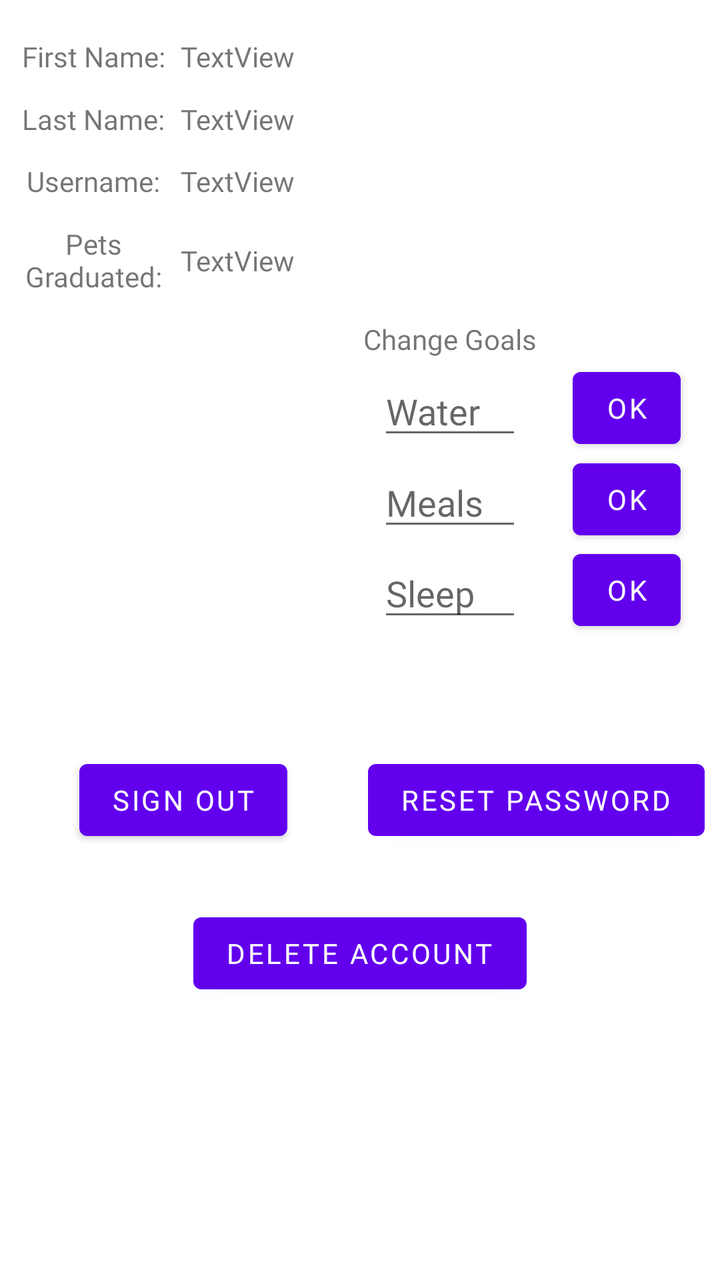
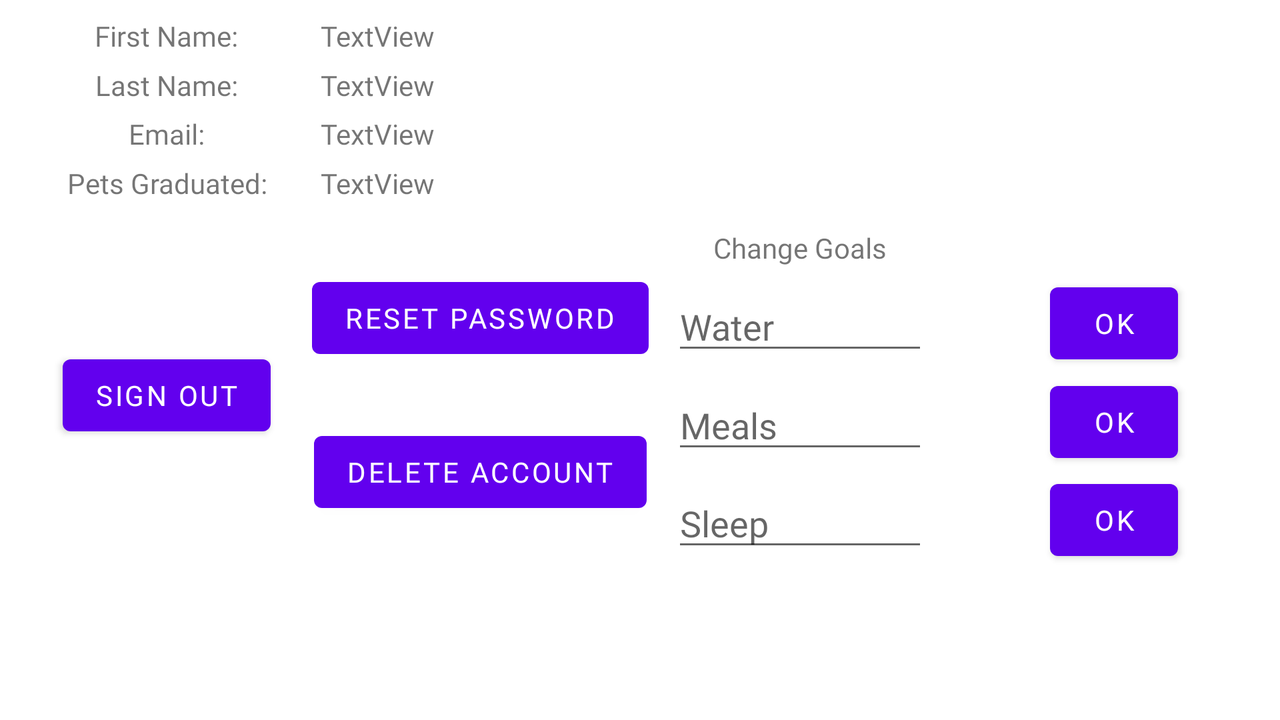

The same Android screen from two of the app's own layout files: first res/layout/ as a phone draws it, then the repository's variant for another configuration, drawn on a device whose configuration selects that folder. Both files follow.
<!-- AndroidManifest.xml: application theme Theme.WellnessPal -->
<!-- res/layout/fragment_profile.xml -->
<?xml version="1.0" encoding="utf-8"?>
<androidx.constraintlayout.widget.ConstraintLayout xmlns:android="http://schemas.android.com/apk/res/android"
    xmlns:app="http://schemas.android.com/apk/res-auto"
    xmlns:tools="http://schemas.android.com/tools"
    android:layout_width="match_parent"
    android:layout_height="match_parent"
    tools:context=".ui.profile.ProfileFragment">

    <androidx.constraintlayout.widget.Guideline
        android:id="@+id/guideline"
        android:layout_width="wrap_content"
        android:layout_height="wrap_content"
        android:orientation="vertical"
        app:layout_constraintGuide_percent="0.5" />

    <androidx.constraintlayout.widget.Guideline
        android:id="@+id/guideline2"
        android:layout_width="wrap_content"
        android:layout_height="wrap_content"
        android:orientation="horizontal"
        app:layout_constraintGuide_percent="0.5" />

    <Button
        android:id="@+id/buttonSignOut"
        android:layout_width="wrap_content"
        android:layout_height="wrap_content"
        android:text="@string/sign_out"
        app:layout_constraintBottom_toTopOf="@id/guideline6"
        app:layout_constraintEnd_toStartOf="@id/guideline"
        app:layout_constraintStart_toEndOf="@id/guideline19"
        app:layout_constraintTop_toBottomOf="@id/guideline2"
         />

    <Button
        android:id="@+id/buttonDeleteAccount"
        android:layout_width="wrap_content"
        android:layout_height="wrap_content"
        android:text="@string/delete_account"
        app:layout_constraintEnd_toStartOf="@id/guideline20"
        app:layout_constraintStart_toStartOf="@id/guideline19"
        app:layout_constraintTop_toBottomOf="@id/guideline2"
        app:layout_constraintBottom_toTopOf="@id/guideline22" />

    <androidx.constraintlayout.widget.Guideline
        android:id="@+id/guideline3"
        android:layout_width="wrap_content"
        android:layout_height="wrap_content"
        android:layout_marginStart="103dp"
        android:orientation="vertical"
        app:layout_constraintGuide_percent="0.25"
        app:layout_constraintStart_toStartOf="parent" />

    <androidx.constraintlayout.widget.Guideline
        android:id="@+id/guideline4"
        android:layout_width="wrap_content"
        android:layout_height="wrap_content"
        android:orientation="vertical"
        app:layout_constraintGuide_percent="0.75" />

    <androidx.constraintlayout.widget.Guideline
        android:id="@+id/guideline5"
        android:layout_width="wrap_content"
        android:layout_height="wrap_content"
        android:orientation="horizontal"
        app:layout_constraintGuide_percent="0.25" />

    <androidx.constraintlayout.widget.Guideline
        android:id="@+id/guideline6"
        android:layout_width="wrap_content"
        android:layout_height="wrap_content"
        android:orientation="horizontal"
        app:layout_constraintGuide_percent="0.75" />

    <TextView
        android:id="@+id/textViewHeaderFirstName"
        android:layout_width="wrap_content"
        android:layout_height="wrap_content"
        android:text="@string/first_name"
        app:layout_constraintBottom_toTopOf="@+id/textViewHeaderLastName"
        app:layout_constraintEnd_toStartOf="@id/guideline3"
        app:layout_constraintHorizontal_bias="0.5"
        app:layout_constraintStart_toEndOf="@id/guideline19"
        app:layout_constraintTop_toBottomOf="@id/guideline21" />

    <TextView
        android:id="@+id/textViewHeaderLastName"
        android:layout_width="wrap_content"
        android:layout_height="wrap_content"
        android:text="@string/last_name"
        app:layout_constraintBottom_toTopOf="@+id/textViewHeaderUsername"
        app:layout_constraintEnd_toStartOf="@id/guideline3"
        app:layout_constraintStart_toEndOf="@id/guideline19"
        app:layout_constraintTop_toBottomOf="@+id/textViewHeaderFirstName" />

    <TextView
        android:id="@+id/textViewHeaderUsername"
        android:layout_width="wrap_content"
        android:layout_height="wrap_content"
        android:text="@string/user_name"
        app:layout_constraintBottom_toTopOf="@id/textViewHeaderPetsGraduated"
        app:layout_constraintEnd_toStartOf="@id/guideline3"
        app:layout_constraintStart_toEndOf="@id/guideline19"
        app:layout_constraintTop_toBottomOf="@+id/textViewHeaderLastName" />


    <TextView
        android:id="@+id/textViewHeaderPetsGraduated"
        android:layout_width="0dp"
        android:layout_height="wrap_content"
        app:layout_constraintWidth_default="wrap"
        android:textAlignment="center"
        android:text="@string/pets_graduated"
        app:layout_constraintBottom_toTopOf="@id/guideline5"
        app:layout_constraintEnd_toStartOf="@id/guideline3"
        app:layout_constraintStart_toEndOf="@id/guideline19"
        app:layout_constraintTop_toBottomOf="@+id/textViewHeaderUsername" />

    <Button
        android:id="@+id/buttonResetPassword"
        android:layout_width="wrap_content"
        android:layout_height="wrap_content"
        android:text="@string/reset_password"
        app:layout_constraintEnd_toStartOf="@id/guideline20"
        app:layout_constraintStart_toEndOf="@id/guideline"
        app:layout_constraintTop_toBottomOf="@id/guideline2"
        app:layout_constraintBottom_toTopOf="@id/guideline6"/>

    <TextView
        android:id="@+id/textHeaderChangeGoals"
        android:layout_width="wrap_content"
        android:layout_height="wrap_content"
        android:text="@string/change_goals"
        app:layout_constraintEnd_toStartOf="@+id/guideline4"
        app:layout_constraintStart_toEndOf="@+id/guideline"
        app:layout_constraintTop_toBottomOf="@+id/guideline5" />

    <EditText
        android:id="@+id/editTextFieldChangeWater"
        android:layout_width="0dp"
        android:layout_height="wrap_content"
        android:ems="10"
        android:hint="@string/water"
        android:inputType="number"
        app:layout_constraintWidth_percent="0.2"
        app:layout_constraintBottom_toTopOf="@+id/editTextFieldChangeMeals"
        app:layout_constraintStart_toStartOf="@+id/guideline"
        app:layout_constraintEnd_toStartOf="@+id/guideline4"
        app:layout_constraintTop_toBottomOf="@+id/textHeaderChangeGoals" />

    <EditText
        android:id="@+id/editTextFieldChangeMeals"
        android:layout_width="0dp"
        android:layout_height="wrap_content"
        android:ems="10"
        android:hint="@string/meals"
        android:inputType="number"
        app:layout_constraintWidth_percent="0.2"
        app:layout_constraintBottom_toTopOf="@+id/editTextFieldChangeSleep"
        app:layout_constraintStart_toStartOf="@+id/guideline"
        app:layout_constraintEnd_toStartOf="@+id/guideline4"
        app:layout_constraintTop_toBottomOf="@+id/editTextFieldChangeWater" />

    <EditText
        android:id="@+id/editTextFieldChangeSleep"
        android:layout_width="0dp"
        android:layout_height="wrap_content"
        android:ems="10"
        android:hint="@string/sleep"
        android:inputType="number"
        app:layout_constraintWidth_percent="0.2"
        app:layout_constraintBottom_toTopOf="@+id/guideline2"
        app:layout_constraintStart_toStartOf="@+id/guideline"
        app:layout_constraintEnd_toStartOf="@+id/guideline4"
        app:layout_constraintTop_toBottomOf="@+id/editTextFieldChangeMeals" />

    <Button
        android:id="@+id/buttonChangeWater"
        android:layout_width="0dp"
        android:layout_height="wrap_content"
        android:text="@string/ok"
        app:layout_constraintWidth_percent="0.15"
        app:layout_constraintBottom_toBottomOf="@+id/editTextFieldChangeWater"
        app:layout_constraintEnd_toStartOf="@id/guideline20"
        app:layout_constraintStart_toStartOf="@+id/guideline4"
        app:layout_constraintTop_toTopOf="@+id/editTextFieldChangeWater" />

    <Button
        android:id="@+id/buttonChangeMeals"
        android:layout_width="0dp"
        android:layout_height="wrap_content"
        android:text="@string/ok"
        app:layout_constraintWidth_percent="0.15"
        app:layout_constraintBottom_toBottomOf="@+id/editTextFieldChangeMeals"
        app:layout_constraintEnd_toStartOf="@id/guideline20"
        app:layout_constraintStart_toStartOf="@+id/guideline4"
        app:layout_constraintTop_toTopOf="@+id/editTextFieldChangeMeals" />

    <Button
        android:id="@+id/buttonChangeSleep"
        android:layout_width="0dp"
        android:layout_height="wrap_content"
        android:text="@string/ok"
        app:layout_constraintWidth_percent="0.15"
        app:layout_constraintBottom_toBottomOf="@+id/editTextFieldChangeSleep"
        app:layout_constraintEnd_toStartOf="@id/guideline20"
        app:layout_constraintStart_toStartOf="@+id/guideline4"
        app:layout_constraintTop_toTopOf="@+id/editTextFieldChangeSleep" />

    <TextView
        android:id="@+id/textViewFieldFirstName"
        android:layout_width="wrap_content"
        android:layout_height="wrap_content"
        android:text="TextView"
        android:textAlignment="textEnd"
        app:layout_constraintBottom_toBottomOf="@+id/textViewHeaderFirstName"
        app:layout_constraintEnd_toStartOf="@+id/guideline"
        app:layout_constraintStart_toEndOf="@+id/guideline3"
        app:layout_constraintTop_toTopOf="@id/textViewHeaderFirstName"
        app:layout_constraintHorizontal_bias="0"/>

    <TextView
        android:id="@+id/textViewFieldLastName"
        android:layout_width="wrap_content"
        android:layout_height="wrap_content"
        android:text="TextView"
        android:textAlignment="textEnd"
        app:layout_constraintBottom_toBottomOf="@+id/textViewHeaderLastName"
        app:layout_constraintEnd_toStartOf="@+id/guideline"
        app:layout_constraintStart_toEndOf="@+id/guideline3"
        app:layout_constraintTop_toTopOf="@+id/textViewHeaderLastName"
        app:layout_constraintHorizontal_bias="0"/>

    <TextView
        android:id="@+id/textViewFieldUsername"
        android:layout_width="wrap_content"
        android:layout_height="wrap_content"
        android:text="TextView"
        android:textAlignment="textEnd"
        app:layout_constraintBottom_toBottomOf="@+id/textViewHeaderUsername"
        app:layout_constraintEnd_toStartOf="@+id/guideline"
        app:layout_constraintStart_toEndOf="@+id/guideline3"
        app:layout_constraintTop_toTopOf="@+id/textViewHeaderUsername"
        app:layout_constraintHorizontal_bias="0"/>

    <TextView
        android:id="@+id/textViewFieldPetsGraduated"
        android:layout_width="wrap_content"
        android:layout_height="wrap_content"
        android:text="TextView"
        android:textAlignment="textEnd"
        app:layout_constraintBottom_toBottomOf="@id/textViewHeaderPetsGraduated"
        app:layout_constraintEnd_toStartOf="@+id/guideline"
        app:layout_constraintStart_toEndOf="@+id/guideline3"
        app:layout_constraintTop_toTopOf="@id/textViewHeaderPetsGraduated"
        app:layout_constraintHorizontal_bias="0"/>

    <androidx.constraintlayout.widget.Guideline
        android:id="@+id/guideline19"
        android:layout_width="wrap_content"
        android:layout_height="wrap_content"
        android:orientation="vertical"
        app:layout_constraintGuide_percent="0.01" />

    <androidx.constraintlayout.widget.Guideline
        android:id="@+id/guideline20"
        android:layout_width="wrap_content"
        android:layout_height="wrap_content"
        android:orientation="vertical"
        app:layout_constraintGuide_percent="0.99" />

    <androidx.constraintlayout.widget.Guideline
        android:id="@+id/guideline21"
        android:layout_width="wrap_content"
        android:layout_height="wrap_content"
        android:orientation="horizontal"
        app:layout_constraintGuide_percent="0.01" />

    <androidx.constraintlayout.widget.Guideline
        android:id="@+id/guideline22"
        android:layout_width="wrap_content"
        android:layout_height="wrap_content"
        android:orientation="horizontal"
        app:layout_constraintGuide_percent="0.99" />


</androidx.constraintlayout.widget.ConstraintLayout>
<!-- resources referenced by this layout -->
<resources>
  <string name="change_goals">Change Goals</string>
  <string name="delete_account">Delete Account</string>
  <string name="first_name">First Name:</string>
  <string name="last_name">Last Name:</string>
  <string name="meals">Meals</string>
  <string name="ok">OK</string>
  <string name="pets_graduated">Pets Graduated:</string>
  <string name="reset_password">Reset Password</string>
  <string name="sign_out">Sign Out</string>
  <string name="sleep">Sleep</string>
  <string name="user_name">Username:</string>
  <string name="water">Water</string>
  <style name="Theme.WellnessPal" parent="Theme.MaterialComponents.DayNight.DarkActionBar">
          
          <item name="colorPrimary">@color/purple_500</item>
          <item name="colorPrimaryVariant">@color/purple_700</item>
          <item name="colorOnPrimary">@color/white</item>
          
          <item name="colorSecondary">@color/teal_200</item>
          <item name="colorSecondaryVariant">@color/teal_700</item>
          <item name="colorOnSecondary">@color/black</item>
          
          <item name="android:statusBarColor">?attr/colorPrimaryVariant</item>
          
          <item name="android:fontFamily">@font/chewy</item>
      </style>
</resources>
<!-- res/layout-land/fragment_profile.xml (the repository's variant of the layout above) -->
<!-- drawn on the phone turned sideways -->
<?xml version="1.0" encoding="utf-8"?>
<androidx.constraintlayout.widget.ConstraintLayout xmlns:android="http://schemas.android.com/apk/res/android"
    xmlns:app="http://schemas.android.com/apk/res-auto"
    xmlns:tools="http://schemas.android.com/tools"
    android:layout_width="match_parent"
    android:layout_height="match_parent"
    tools:context=".ui.profile.ProfileFragment"
    android:paddingBottom="?attr/actionBarSize">

    <androidx.constraintlayout.widget.Guideline
        android:id="@+id/guideline"
        android:layout_width="wrap_content"
        android:layout_height="wrap_content"
        android:orientation="vertical"
        app:layout_constraintGuide_percent="0.5" />

    <androidx.constraintlayout.widget.Guideline
        android:id="@+id/guideline2"
        android:layout_width="wrap_content"
        android:layout_height="wrap_content"
        android:orientation="horizontal"
        app:layout_constraintGuide_percent="0.35" />

    <Button
        android:id="@+id/buttonSignOut"
        android:layout_width="wrap_content"
        android:layout_height="wrap_content"
        android:text="@string/sign_out"
        app:layout_constraintBottom_toTopOf="@id/guideline22"
        app:layout_constraintEnd_toStartOf="@id/guideline3"
        app:layout_constraintStart_toEndOf="@id/guideline19"
        app:layout_constraintTop_toBottomOf="@id/guideline2"
        />

    <Button
        android:id="@+id/buttonDeleteAccount"
        android:layout_width="wrap_content"
        android:layout_height="wrap_content"
        android:text="@string/delete_account"
        app:layout_constraintEnd_toStartOf="@id/guideline"
        app:layout_constraintStart_toEndOf="@id/guideline3"
        app:layout_constraintTop_toBottomOf="@id/buttonResetPassword"
        app:layout_constraintBottom_toTopOf="@id/guideline22" />

    <androidx.constraintlayout.widget.Guideline
        android:id="@+id/guideline3"
        android:layout_width="wrap_content"
        android:layout_height="wrap_content"
        android:layout_marginStart="103dp"
        android:orientation="vertical"
        app:layout_constraintGuide_percent="0.25"
        app:layout_constraintStart_toStartOf="parent" />

    <androidx.constraintlayout.widget.Guideline
        android:id="@+id/guideline4"
        android:layout_width="wrap_content"
        android:layout_height="wrap_content"
        android:orientation="vertical"
        app:layout_constraintGuide_percent="0.75" />

    <androidx.constraintlayout.widget.Guideline
        android:id="@+id/guideline5"
        android:layout_width="wrap_content"
        android:layout_height="wrap_content"
        android:orientation="horizontal"
        app:layout_constraintGuide_percent="0.25" />

    <androidx.constraintlayout.widget.Guideline
        android:id="@+id/guideline6"
        android:layout_width="wrap_content"
        android:layout_height="wrap_content"
        android:orientation="horizontal"
        app:layout_constraintGuide_percent="0.85" />

    <TextView
        android:id="@+id/textViewHeaderFirstName"
        android:layout_width="wrap_content"
        android:layout_height="wrap_content"
        android:text="@string/first_name"
        app:layout_constraintBottom_toTopOf="@+id/textViewHeaderLastName"
        app:layout_constraintEnd_toStartOf="@id/guideline3"
        app:layout_constraintHorizontal_bias="0.5"
        app:layout_constraintStart_toEndOf="@id/guideline19"
        app:layout_constraintTop_toBottomOf="@id/guideline21" />

    <TextView
        android:id="@+id/textViewHeaderLastName"
        android:layout_width="wrap_content"
        android:layout_height="wrap_content"
        android:text="@string/last_name"
        app:layout_constraintBottom_toTopOf="@+id/textViewHeaderUsername"
        app:layout_constraintEnd_toStartOf="@id/guideline3"
        app:layout_constraintStart_toEndOf="@id/guideline19"
        app:layout_constraintTop_toBottomOf="@+id/textViewHeaderFirstName" />

    <TextView
        android:id="@+id/textViewHeaderUsername"
        android:layout_width="wrap_content"
        android:layout_height="wrap_content"
        android:text="Email:"
        app:layout_constraintBottom_toTopOf="@id/textViewHeaderPetsGraduated"
        app:layout_constraintEnd_toStartOf="@id/guideline3"
        app:layout_constraintStart_toEndOf="@id/guideline19"
        app:layout_constraintTop_toBottomOf="@+id/textViewHeaderLastName" />


    <TextView
        android:id="@+id/textViewHeaderPetsGraduated"
        android:layout_width="0dp"
        android:layout_height="wrap_content"
        app:layout_constraintWidth_default="wrap"
        android:textAlignment="center"
        android:text="@string/pets_graduated"
        app:layout_constraintBottom_toTopOf="@id/guideline2"
        app:layout_constraintEnd_toStartOf="@id/guideline3"
        app:layout_constraintStart_toEndOf="@id/guideline19"
        app:layout_constraintTop_toBottomOf="@+id/textViewHeaderUsername" />

    <Button
        android:id="@+id/buttonResetPassword"
        android:layout_width="wrap_content"
        android:layout_height="wrap_content"
        android:text="@string/reset_password"
        app:layout_constraintEnd_toStartOf="@id/guideline"
        app:layout_constraintStart_toEndOf="@id/guideline3"
        app:layout_constraintTop_toBottomOf="@id/guideline2"
        app:layout_constraintBottom_toTopOf="@id/buttonDeleteAccount"/>

    <TextView
        android:id="@+id/textHeaderChangeGoals"
        android:layout_width="wrap_content"
        android:layout_height="wrap_content"
        android:text="@string/change_goals"
        app:layout_constraintEnd_toStartOf="@+id/guideline4"
        app:layout_constraintStart_toEndOf="@+id/guideline"
        app:layout_constraintTop_toBottomOf="@+id/guideline2"
        app:layout_constraintBottom_toTopOf="@+id/editTextFieldChangeWater"/>

    <EditText
        android:id="@+id/editTextFieldChangeWater"
        android:layout_width="0dp"
        android:layout_height="wrap_content"
        android:ems="10"
        android:hint="@string/water"
        android:inputType="number"
        app:layout_constraintWidth_percent="0.2"
        app:layout_constraintBottom_toTopOf="@+id/editTextFieldChangeMeals"
        app:layout_constraintStart_toStartOf="@+id/guideline"
        app:layout_constraintEnd_toStartOf="@+id/guideline4"
        app:layout_constraintTop_toBottomOf="@+id/textHeaderChangeGoals" />

    <EditText
        android:id="@+id/editTextFieldChangeMeals"
        android:layout_width="0dp"
        android:layout_height="wrap_content"
        android:ems="10"
        android:hint="@string/meals"
        android:inputType="number"
        app:layout_constraintWidth_percent="0.2"
        app:layout_constraintBottom_toTopOf="@+id/editTextFieldChangeSleep"
        app:layout_constraintStart_toStartOf="@+id/guideline"
        app:layout_constraintEnd_toStartOf="@+id/guideline4"
        app:layout_constraintTop_toBottomOf="@+id/editTextFieldChangeWater" />

    <EditText
        android:id="@+id/editTextFieldChangeSleep"
        android:layout_width="0dp"
        android:layout_height="wrap_content"
        android:ems="10"
        android:hint="@string/sleep"
        android:inputType="number"
        app:layout_constraintWidth_percent="0.2"
        app:layout_constraintBottom_toTopOf="@id/guideline22"
        app:layout_constraintStart_toStartOf="@+id/guideline"
        app:layout_constraintEnd_toStartOf="@+id/guideline4"
        app:layout_constraintTop_toBottomOf="@+id/editTextFieldChangeMeals" />

    <Button
        android:id="@+id/buttonChangeWater"
        android:layout_width="0dp"
        android:layout_height="wrap_content"
        android:text="@string/ok"
        app:layout_constraintWidth_percent="0.1"
        app:layout_constraintBottom_toBottomOf="@+id/editTextFieldChangeWater"
        app:layout_constraintEnd_toStartOf="@id/guideline20"
        app:layout_constraintStart_toStartOf="@+id/guideline4"
        app:layout_constraintTop_toTopOf="@+id/editTextFieldChangeWater" />

    <Button
        android:id="@+id/buttonChangeMeals"
        android:layout_width="0dp"
        android:layout_height="wrap_content"
        android:text="@string/ok"
        app:layout_constraintWidth_percent="0.1"
        app:layout_constraintBottom_toBottomOf="@+id/editTextFieldChangeMeals"
        app:layout_constraintEnd_toStartOf="@id/guideline20"
        app:layout_constraintStart_toStartOf="@+id/guideline4"
        app:layout_constraintTop_toTopOf="@+id/editTextFieldChangeMeals" />

    <Button
        android:id="@+id/buttonChangeSleep"
        android:layout_width="0dp"
        android:layout_height="wrap_content"
        android:text="@string/ok"
        app:layout_constraintWidth_percent="0.1"
        app:layout_constraintBottom_toBottomOf="@+id/editTextFieldChangeSleep"
        app:layout_constraintEnd_toStartOf="@id/guideline20"
        app:layout_constraintStart_toStartOf="@+id/guideline4"
        app:layout_constraintTop_toTopOf="@+id/editTextFieldChangeSleep" />

    <TextView
        android:id="@+id/textViewFieldFirstName"
        android:layout_width="wrap_content"
        android:layout_height="wrap_content"
        android:text="TextView"
        android:textAlignment="textEnd"
        app:layout_constraintBottom_toBottomOf="@+id/textViewHeaderFirstName"
        app:layout_constraintEnd_toStartOf="@+id/guideline"
        app:layout_constraintStart_toEndOf="@+id/guideline3"
        app:layout_constraintTop_toTopOf="@id/textViewHeaderFirstName"
        app:layout_constraintHorizontal_bias="0"/>

    <TextView
        android:id="@+id/textViewFieldLastName"
        android:layout_width="wrap_content"
        android:layout_height="wrap_content"
        android:text="TextView"
        android:textAlignment="textEnd"
        app:layout_constraintBottom_toBottomOf="@+id/textViewHeaderLastName"
        app:layout_constraintEnd_toStartOf="@+id/guideline"
        app:layout_constraintStart_toEndOf="@+id/guideline3"
        app:layout_constraintTop_toTopOf="@+id/textViewHeaderLastName"
        app:layout_constraintHorizontal_bias="0"/>

    <TextView
        android:id="@+id/textViewFieldUsername"
        android:layout_width="wrap_content"
        android:layout_height="wrap_content"
        android:text="TextView"
        android:textAlignment="textEnd"
        app:layout_constraintBottom_toBottomOf="@+id/textViewHeaderUsername"
        app:layout_constraintEnd_toStartOf="@+id/guideline"
        app:layout_constraintStart_toEndOf="@+id/guideline3"
        app:layout_constraintTop_toTopOf="@+id/textViewHeaderUsername"
        app:layout_constraintHorizontal_bias="0"/>

    <TextView
        android:id="@+id/textViewFieldPetsGraduated"
        android:layout_width="wrap_content"
        android:layout_height="wrap_content"
        android:text="TextView"
        android:textAlignment="textEnd"
        app:layout_constraintBottom_toBottomOf="@id/textViewHeaderPetsGraduated"
        app:layout_constraintEnd_toStartOf="@+id/guideline"
        app:layout_constraintStart_toEndOf="@+id/guideline3"
        app:layout_constraintTop_toTopOf="@id/textViewHeaderPetsGraduated"
        app:layout_constraintHorizontal_bias="0"/>

    <androidx.constraintlayout.widget.Guideline
        android:id="@+id/guideline19"
        android:layout_width="wrap_content"
        android:layout_height="wrap_content"
        android:orientation="vertical"
        app:layout_constraintGuide_percent="0.01" />

    <androidx.constraintlayout.widget.Guideline
        android:id="@+id/guideline20"
        android:layout_width="wrap_content"
        android:layout_height="wrap_content"
        android:orientation="vertical"
        app:layout_constraintGuide_percent="0.99" />

    <androidx.constraintlayout.widget.Guideline
        android:id="@+id/guideline21"
        android:layout_width="wrap_content"
        android:layout_height="wrap_content"
        android:orientation="horizontal"
        app:layout_constraintGuide_percent="0.01" />

    <androidx.constraintlayout.widget.Guideline
        android:id="@+id/guideline22"
        android:layout_width="wrap_content"
        android:layout_height="wrap_content"
        android:orientation="horizontal"
        app:layout_constraintGuide_percent="0.95" />


</androidx.constraintlayout.widget.ConstraintLayout>
<!-- resources referenced by the variant -->
<!-- as the phone turned sideways resolves them -->
<resources>
  <string name="change_goals">Change Goals</string>
  <string name="delete_account">Delete Account</string>
  <string name="first_name">First Name:</string>
  <string name="last_name">Last Name:</string>
  <string name="meals">Meals</string>
  <string name="ok">OK</string>
  <string name="pets_graduated">Pets Graduated:</string>
  <string name="reset_password">Reset Password</string>
  <string name="sign_out">Sign Out</string>
  <string name="sleep">Sleep</string>
  <string name="water">Water</string>
  <style name="Theme.WellnessPal" parent="Theme.MaterialComponents.DayNight.DarkActionBar">
          
          <item name="colorPrimary">@color/purple_500</item>
          <item name="colorPrimaryVariant">@color/purple_700</item>
          <item name="colorOnPrimary">@color/white</item>
          
          <item name="colorSecondary">@color/teal_200</item>
          <item name="colorSecondaryVariant">@color/teal_700</item>
          <item name="colorOnSecondary">@color/black</item>
          
          <item name="android:statusBarColor">?attr/colorPrimaryVariant</item>
          
          <item name="android:fontFamily">@font/chewy</item>
      </style>
</resources>
